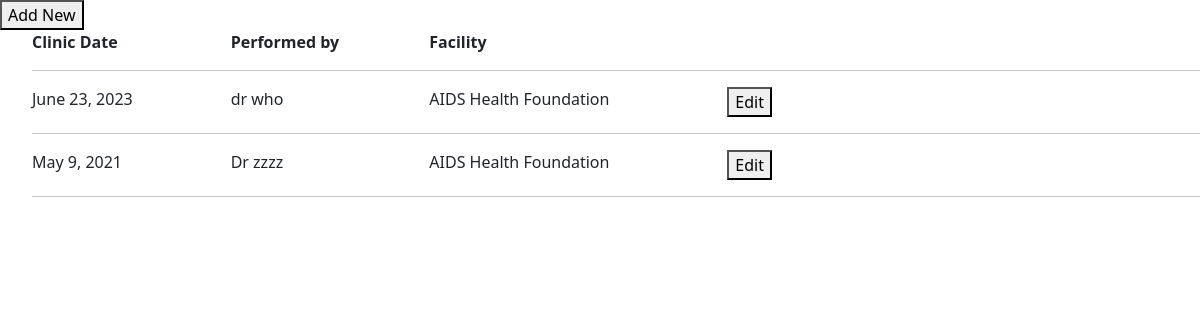
The page /client/social_list/1/ (signed in) on the database its author committed.
### prep_app/models.py (models this page shows, shortened)
class SocialHistory(TSIS2BaseModel):
    client = models.ForeignKey("Client", blank=False, null=False, on_delete=models.PROTECT)
    performed_by =  models.CharField(max_length=255, blank=True, null=True)
    facility = models.ForeignKey("Facility", blank=False, null=False, on_delete=models.PROTECT)
    date = models.DateField(blank=False, null=False)
    living_with = models.ForeignKey("LivingWithCode", blank=False, null=False, related_name='socialhistory_living_with', on_delete=models.PROTECT)
    living_with_other = models.CharField(max_length=255, blank=True, null=True)
    house_type = models.ForeignKey("HousingTypeCode", blank=False, null=False, related_name='socialhistory_house_type', on_delete=models.PROTECT)
    house_type_other = models.CharField(max_length=255, blank=True, null=True)
    family_coping = models.TextField(blank=True, null=True)
    electricity = models.ForeignKey("YesNoCode", blank=False, null=False, related_name='socialhistory_electricity', on_delete=models.PROTECT)
    water_supply = models.ForeignKey("YesNoCode", blank=False, null=False, related_name='socialhistory_water_supply', on_delete=models.PROTECT)
    toilet = models.ForeignKey("YesNoCode", blank=False, null=False, related_name='socialhistory_toilet', on_delete=models.PROTECT)
    toilet_location = models.ForeignKey("ToiletLocationCode", blank=False, null=False, on_delete=models.PROTECT)
    toilet_location_other = models.CharField(max_length=255, blank=True, null=True)
    children_under_15 = models.IntegerField(blank=True, null=True)
    num_persons_in_household = models.IntegerField(blank=True, null=True)
    pets_and_animals = models.CharField(max_length=255, blank=True, null=True)
    principal_caregiver = models.CharField(max_length=255, blank=True, null=True)
    hiv_status_disclosed_to = models.CharField(max_length=255, blank=True, null=True, verbose_name="HIV status disclosed to")
    financial_support = models.ForeignKey("FinancialSupportCode", blank=False, null=False, related_name='socialhistory_financial_support', on_delete=models.PROTECT)
    financial_support_other = models.CharField(max_length=255, blank=True, null=True)
    hobbies = models.CharField(max_length=255, blank=True, null=True)
    overseas_travel = models.ForeignKey("YesNoCode", blank=False, null=False, related_name='socialhistory_overseas_travel', on_delete=models.PROTECT)
    deported = models.ForeignKey("YesNoCode", blank=False, null=False, related_name='socialhistory_deported', on_delete=models.PROTECT)
    deported_country = models.CharField(max_length=255, blank=True, null=True)
    use_marijuana = models.ForeignKey("FrequencyCode", blank=False, null=False, related_name='socialhistory_use_marijuana', on_delete=models.PROTECT)
    use_marijuana_other = models.CharField(max_length=255, blank=True, null=True)
    use_alcohol = models.ForeignKey("FrequencyCode", blank=False, null=False, related_name='socialhistory_use_alcohol', on_delete=models.PROTECT)
    use_alcohol_other = models.CharField(max_length=255, blank=True, null=True)
    use_cigarettes = models.ForeignKey("FrequencyCode", blank=False, null=False, related_name='socialhistory_use_cigarettes', on_delete=models.PROTECT)
    use_cigarettes_other = models.CharField(max_length=255, blank=True, null=True)
    use_crack_cocaine = models.ForeignKey("FrequencyCode", blank=False, null=False, related_name='socialhistory_use_crack_cocaine', on_delete=models.PROTECT)
    use_crack_cocaine_other = models.CharField(max_length=255, blank=True, null=True)
    use_inhalants = models.ForeignKey("FrequencyCode", blank=False, null=False, related_name='socialhistory_use_iinhalants', on_delete=models.PROTECT)
    use_inhalants_other = models.CharField(max_length=255, blank=True, null=True)
    use_ivdu = models.ForeignKey("FrequencyCode", blank=False, null=False, verbose_name="use IVDU", related_name='socialhistory_use_ivdu', on_delete=models.PROTECT)
    use_ivdu_other = models.CharField(max_length=255, blank=True, null=True)
    use_other_substances = models.ForeignKey("FrequencyCode", blank=False, null=False, related_name='socialhistory_use_other_substances', on_delete=models.PROTECT)
    use_other_other = models.CharField(max_length=255, blank=True, null=True)
    notes = models.TextField(blank=True, null=True)
    class Meta(object):
        default_permissions = ('add', 'change', 'delete', 'view', 'list')
        ordering = ['-date']
        verbose_name_plural = 'Social histories'

class Facility(TSIS2BaseModel):
    name = models.CharField(max_length=255, blank=False, null=False)
    code = models.CharField(max_length=255, blank=False, null=False, unique=True)
    lab_ref_code = models.CharField(max_length=255, blank=True, null=True, verbose_name='LAB reference code')
    address1 = models.CharField(max_length=255, blank=True, null=True)
    parish = models.ForeignKey("Parish", blank=False, null=False,
                               related_name='facility_parish', on_delete=models.PROTECT)
    organization = models.ForeignKey("Organization", blank=False, null=False, related_name="facility_organization", on_delete=models.PROTECT)

### prep_app/views.py (the view)
# urls.py: path('social_list/<int:client_id>/', social_list, name='social_list'),
def social_list(request, client_id):
    if request.session.get('User') is None:
        return redirect('login_user')
    client = get_object_or_404(Client, pk=client_id)
    social = SocialHistory.objects.filter(client_id=client_id).order_by('-date')
    return render(request, 'social_list.html', {'social': social, 'client_id': client_id})

### prep_app/base_model.py (called while the page is built)
    def get_queryset(self):
        if self.include_deleted:
            return TSIS2BaseQuerySet(self.model)
        return TSIS2BaseQuerySet(self.model).filter(deleted_at=None)

### accounts/templates/social_list.html (shortened to what this page needs)
{% load widget_tweaks %}
{% load bootstrap5 %}
{% bootstrap_css %}
{% load crispy_forms_tags %}
</head>
{% block content %}
<div class="col-md-4">  <button onclick="popup2({{ client.id }})">Add New</button>  </div>
<ul>
  <b><div class="row">
        <div class="col-md-2"> Clinic Date</div>
        <div class="col-md-2">  Performed by </div>
        <div class="col-md-3"> Facility </div>
        <div class="col-md-2">  </div>
        <div class="col-md-3">  </div>
  </div> </b>
<hr>
{% for soc in social %}
<div class="row">
    <div class="col-md-2">  {{ soc.date }}</div>
    <div class="col-md-2">  {{ soc.performed_by }}</div>
    <div class="col-md-3">  {{ soc.facility.name }}</div>
    <div class="col-md-2"> <button onclick="popup({{ soc.id }})">Edit</button>  </div>
    <div class="col-md-3">  </div>
  </div>
  <hr>
{% empty %}
<p style="font-size:12px; "> No data found - Click <b>'Add New'</b> to create new record </p>
{% endfor %}
</ul>
{% endblock %}

### rows shown on the page
SocialHistory: date "June 23, 2023", performed_by "dr who", facility.name "AIDS Health Foundation"
SocialHistory: date "May 9, 2021", performed_by "Dr zzzz", facility.name "AIDS Health Foundation"
